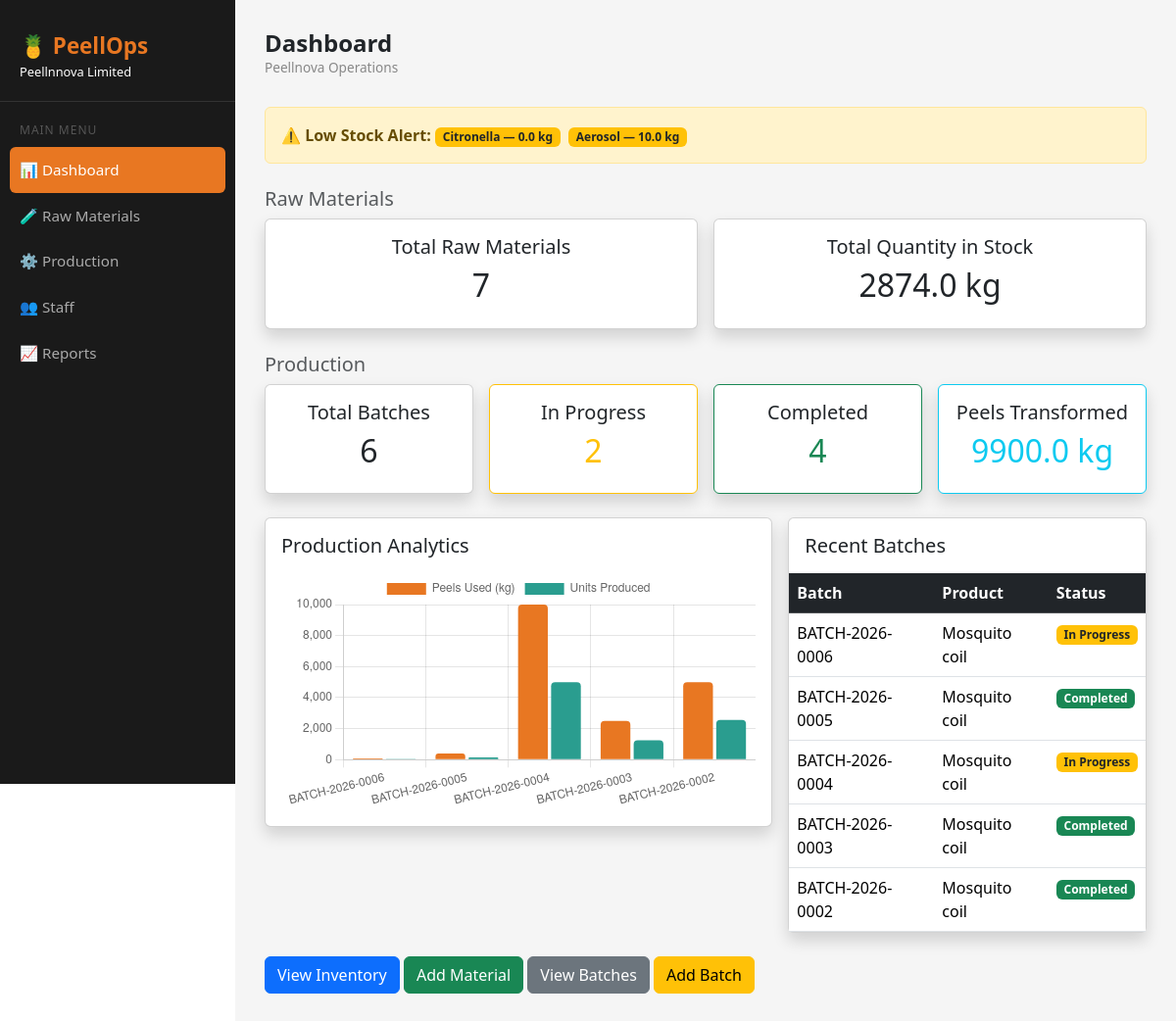
The page / on the database its author committed.
### models.py (models this page shows)
class RawMaterial(db.Model):
    id = db.Column(db.Integer, primary_key=True)
    name = db.Column(db.String(100), nullable=False)
    quantity = db.Column(db.Float, nullable=False)
    unit = db.Column(db.String(20), nullable=False, default='kg')
    material_type = db.Column(db.String(100), nullable=False, default='other')
    minimum_stock = db.Column(db.Float, nullable=False, default=10.0)
    supplier = db.Column(db.String(100), nullable=True)
    date_added = db.Column(db.DateTime, default=datetime.utcnow)
    @property
    def status(self):
        if self.quantity <= 0:
            return 'out_of_stock'
        elif self.quantity <= self.minimum_stock:
            return 'low_stock'
        else:
            return 'available'

class Production(db.Model):
    id = db.Column(db.Integer, primary_key=True)
    batch_number = db.Column(db.String(50), unique=True, nullable=False)
    product_name = db.Column(db.String(100), nullable=False)
    product_type = db.Column(db.String(50), nullable=False)
    peels_used = db.Column(db.Float, nullable=False)
    quantity_produced = db.Column(db.Integer, nullable=False)
    start_date = db.Column(db.Date, nullable=False)
    end_date = db.Column(db.Date, nullable=False)
    status = db.Column(db.String(50), nullable=False, default='planned')
    progress = db.Column(db.Integer, nullable=False, default=0)
    supervisor = db.Column(db.String(100), nullable=True)
    notes = db.Column(db.Text, nullable=True)
    date_created = db.Column(db.DateTime, default=datetime.utcnow)

### routes.py (the view)
@main.route("/")
def dashboard():
    materials = RawMaterial.query.all()
    total_materials = len(materials)
    total_quantity = sum(m.quantity for m in materials)
    low_stock_materials = [m for m in materials if m.status in ["low_stock", "out_of_stock"]]
    batches = Production.query.all()
    total_batches = len(batches)
    batches_in_progress = len([b for b in batches if b.status == "in_progress"])
    batches_completed = len([b for b in batches if b.status == "completed"])
    total_peels_transformed = sum(b.peels_used for b in batches if b.status == "completed")
    recent_batches = Production.query.order_by(Production.date_created.desc()).limit(5).all()
    return render_template(
        "dashboard.html",
        total_materials=total_materials,
        total_quantity=total_quantity,
        low_stock_materials=low_stock_materials,
        total_batches=total_batches,
        batches_in_progress=batches_in_progress,
        batches_completed=batches_completed,
        total_peels_transformed=total_peels_transformed,
        recent_batches=recent_batches
    )

### templates/dashboard.html (shortened to what this page needs)
{% extends "base.html" %}
{% block page_heading %}Dashboard{% endblock %}
{% block content %}
    {% if low_stock_materials %}
    <div class="alert alert-warning d-flex align-items-center mb-4" role="alert">
        <div>
            ⚠️ <strong>Low Stock Alert:</strong>
            {% for m in low_stock_materials %}
                <span class="badge bg-warning text-dark me-1">{{ m.name }} — {{ m.quantity }} {{ m.unit }}</span>
            {% endfor %}
        </div>
    </div>
    {% endif %}
    <h5 class="text-muted mb-2">Raw Materials</h5>
    <div class="row g-3 mb-4">
        <div class="col-md-6">
            <div class="card text-center shadow">
                <div class="card-body">
                    <h5 class="card-title">Total Raw Materials</h5>
                    <h2>{{ total_materials }}</h2>
                </div>
            </div>
        </div>
        <div class="col-md-6">
            <div class="card text-center shadow">
                <div class="card-body">
                    <h5 class="card-title">Total Quantity in Stock</h5>
                    <h2>{{ total_quantity }} kg</h2>
                </div>
            </div>
        </div>
    </div>
    <h5 class="text-muted mb-2">Production</h5>
    <div class="row g-3 mb-4">
        <div class="col-md-3">
            <div class="card text-center shadow">
                <div class="card-body">
                    <h5 class="card-title">Total Batches</h5>
                    <h2>{{ total_batches }}</h2>
                </div>
            </div>
        </div>
        <div class="col-md-3">
            <div class="card text-center shadow border-warning">
                <div class="card-body">
                    <h5 class="card-title">In Progress</h5>
                    <h2 class="text-warning">{{ batches_in_progress }}</h2>
                </div>
            </div>
        </div>
        <div class="col-md-3">
            <div class="card text-center shadow border-success">
                <div class="card-body">
                    <h5 class="card-title">Completed</h5>
                    <h2 class="text-success">{{ batches_completed }}</h2>
                </div>
            </div>
        </div>
        <div class="col-md-3">
            <div class="card text-center shadow border-info">
                <div class="card-body">
                    <h5 class="card-title">Peels Transformed</h5>
                    <h2 class="text-info">{{ total_peels_transformed }} kg</h2>
                </div>
            </div>
        </div>
    </div>
    <div class="row g-3 mb-4">
        <div class="col-md-7">
            <div class="card shadow">
                <div class="card-body">
                    <h5 class="card-title mb-3">Production Analytics</h5>
                    <canvas id="productionChart"></canvas>
                </div>
            </div>
        </div>
        <div class="col-md-5">
            <div class="card shadow">
                <div class="card-body p-0">
                    <h5 class="card-title p-3 mb-0">Recent Batches</h5>
                    <table class="table table-hover mb-0">
                        <thead class="table-dark">
                            <tr>
                                <th>Batch</th>
                                <th>Product</th>
                                <th>Status</th>
                            </tr>
                        </thead>
                        <tbody>
                            {% for batch in recent_batches %}
                            <tr>
                                <td>{{ batch.batch_number }}</td>
                                <td>{{ batch.product_name }}</td>
                                <td>
                                    {% if batch.status == "completed" %}
                                        <span class="badge bg-success">Completed</span>
                                    {% elif batch.status == "in_progress" %}
                                        <span class="badge bg-warning text-dark">In Progress</span>
                                    {% elif batch.status == "planned" %}
                                        <span class="badge bg-info text-dark">Planned</span>
                                    {% else %}
                                        <span class="badge bg-danger">Cancelled</span>
                                    {% endif %}
                                </td>
                            </tr>
                            {% endfor %}
                        </tbody>
                    </table>
                </div>
            </div>
        </div>
    </div>
    <div class="mt-2">
        <a href="/materials" class="btn btn-primary">View Inventory</a>
        <a href="/add-material" class="btn btn-success">Add Material</a>
        <a href="/batches" class="btn btn-secondary">View Batches</a>
        <a href="/add-batch" class="btn btn-warning">Add Batch</a>
    </div>
    <script>
        const ctx = document.getElementById('productionChart').getContext('2d');
        const labels = [{% for b in recent_batches %}"{{ b.batch_number }}"{% if not loop.last %},{% endif %}{% endfor %}];
        const peelsData = [{% for b in recent_batches %}{{ b.peels_used }}{% if not loop.last %},{% endif %}{% endfor %}];
        const qtyData = [{% for b in recent_batches %}{{ b.quantity_produced }}{% if not loop.last %},{% endif %}{% endfor %}];
        new Chart(ctx, {
            type: 'bar',
            data: {
                labels: labels,
                datasets: [
                    {
                        label: 'Peels Used (kg)',
                        data: peelsData,
                        backgroundColor: '#E87722',
                        borderRadius: 4
                    },
                    {
                        label: 'Units Produced',
                        data: qtyData,
                        backgroundColor: '#2a9d8f',
                        borderRadius: 4
                    }
                ]
            },
            options: {
                responsive: true,
                plugins: {
                    legend: { position: 'top' }
                },
                scales: {
                    y: { beginAtZero: true }
                }
            }
        });
    </script>
{% endblock %}

### templates/base.html (style rules this page uses)
body { min-height: 100vh; }

### rows shown on the page
RawMaterial: name "Citronella", quantity "0.0", unit "kg"
RawMaterial: name "Aerosol", quantity "10.0", unit "kg"
Production: batch_number "BATCH-2026-0006", product_name "Mosquito coil", status "In Progress"
Production: batch_number "BATCH-2026-0005", product_name "Mosquito coil", status "Completed"
Production: batch_number "BATCH-2026-0004", product_name "Mosquito coil", status "In Progress"
Production: batch_number "BATCH-2026-0003", product_name "Mosquito coil", status "Completed"
Production: batch_number "BATCH-2026-0002", product_name "Mosquito coil", status "Completed"

### other values the page prints
{{ total_materials }} "7"
{{ total_quantity }} "2874.0"
{{ total_batches }} "6"
{{ batches_in_progress }} "2"
{{ batches_completed }} "4"
{{ total_peels_transformed }} "9900.0"
chart data {{ b.batch_number }} BATCH-2026-0006, BATCH-2026-0005, BATCH-2026-0004, BATCH-2026-0003, BATCH-2026-0002
chart data {{ b.peels_used }} 90.0, 400.0, 10000.0, 2500.0, 5000.0
chart data {{ b.quantity_produced }} 45, 150, 5000, 1250, 2566
